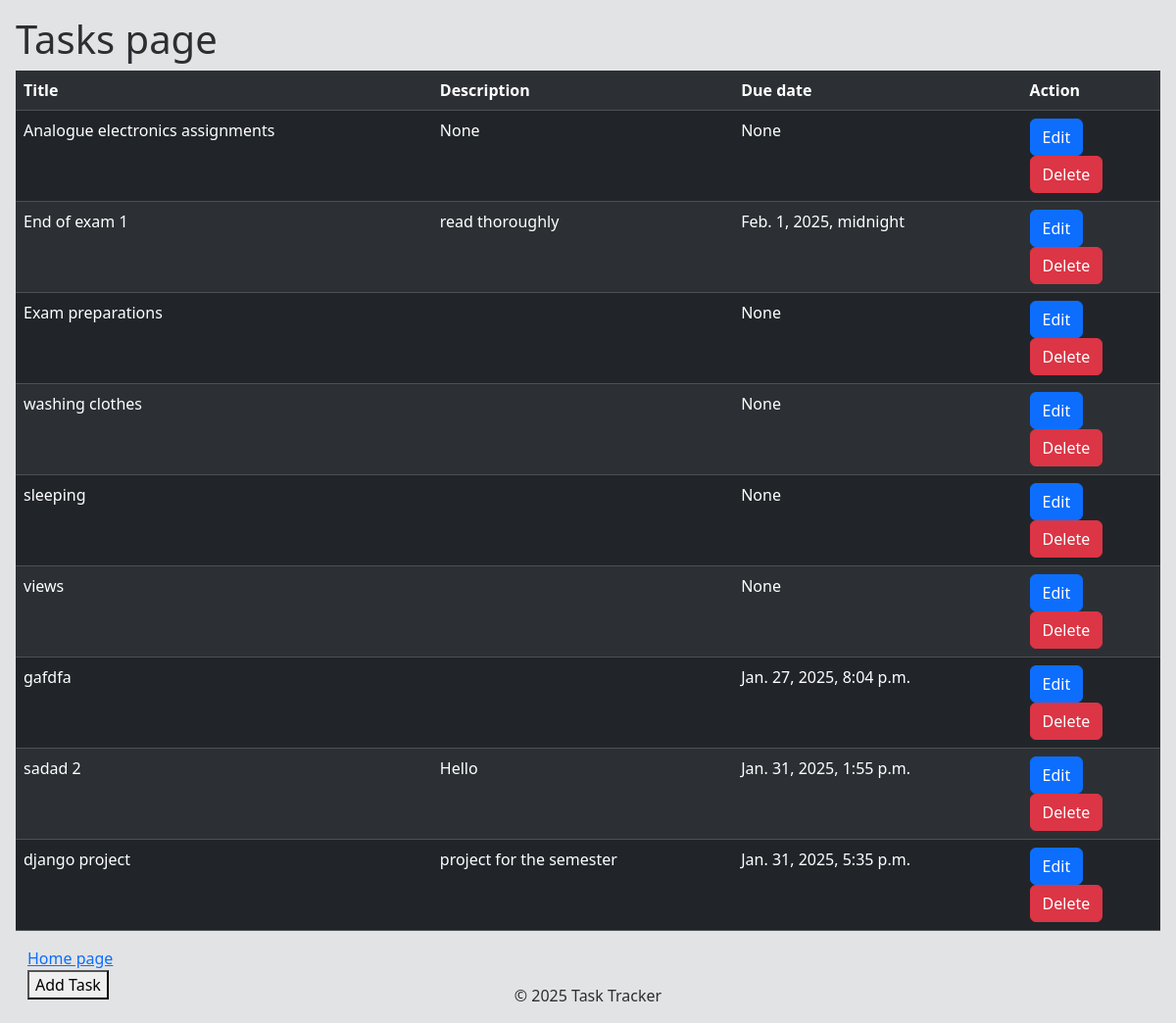
/tasks/, run on the app's committed database.
### tasks/models.py (models this page shows, shortened)
class Task(models.Model):
    title = models.CharField(max_length=255)
    description = models.TextField(blank=True, null=True)
    completed = models.BooleanField(default=False)
    due_date = models.DateTimeField(blank=True, null=True)

### tasks/views.py (the view)
# urls.py: path('', include('tasks.urls')),
def tasks(request):
    context = {}
    form = TaskForm()
    tasks = Task.objects.all().values
    context['tasks'] = tasks
    context['title'] = 'tasks'
    if request.method == 'POST':
        if 'delete' in request.POST:
            primary_key = request.POST.get('delete')
            task = Task.objects.get(id = primary_key)
            task.delete()
            return redirect('tasks')
    return render(request, 'tasks.html',context)

### tasks/templates/tasks.html (shortened to what this page needs)
{% extends 'base.html' %}
{% block content %}
    <h1>Tasks page</h1>
    <table class="table table-dark table-striped">
        <th>Title</th><th>Description</th>
            <th>Due date</th><th>Action</th>
        {% for task in tasks%}
            <tr>
                <td>{{task.title}}</td>
                <td>{{task.description}}</td>
                <td>{{task.due_date}}</td>
                <td>
                    <ul style="float: left;">
                    <li>
                    <form method="POST" action="{% url 'save' %}">
                        <button class="btn btn-primary" type="submit" name = "edit" value="{{task.id}}">Edit</button>
                    </form>
                    </li>
                    <li>
                    <form method="POST" action="{% url 'tasks' %}">
                    <button class="btn btn-danger" name = "delete" value="{{task.id}}" >Delete</button>
                    </form>
                    </li>
                    </ul>
                </td>
            </tr>
        {% endfor %}
    </table>
        <div class="container-fluid" >
    <div class="position-relative">
    <a href = "{% url 'home'%}">Home page</a>
    <form method="POST" action="{% url 'save' %}">
        <button type="submit" name = "task">Add Task</button>
    </div>
    </div>
{% endblock %}

### tasks/static/css/styles.css (style rules this page uses)
ul { list-style-type: none; margin: 0; padding: 0; overflow: hidden; }

### data on the page
Task: title "Analogue electronics assignments", description "None", due_date "None", {{ task.id }} 2 (drawn)
Task: title "End of exam 1", description "read thoroughly", due_date "Feb. 1, 2025, midnight", {{ task.id }} 4 (drawn)
Task: title "Exam preparations", due_date "None", {{ task.id }} 5 (drawn)
Task: title "washing clothes", due_date "None", {{ task.id }} 7 (drawn)
Task: title "sleeping", due_date "None", {{ task.id }} 10 (drawn)
Task: title "views", due_date "None", {{ task.id }} 14 (drawn)
Task: title "gafdfa", due_date "Jan. 27, 2025, 8:04 p.m.", {{ task.id }} 22 (drawn)
Task: title "sadad 2", description "Hello", due_date "Jan. 31, 2025, 1:55 p.m.", {{ task.id }} 24 (drawn)
Task: title "django project", description "project for the semester", due_date "Jan. 31, 2025, 5:35 p.m.", {{ task.id }} 30 (drawn)
